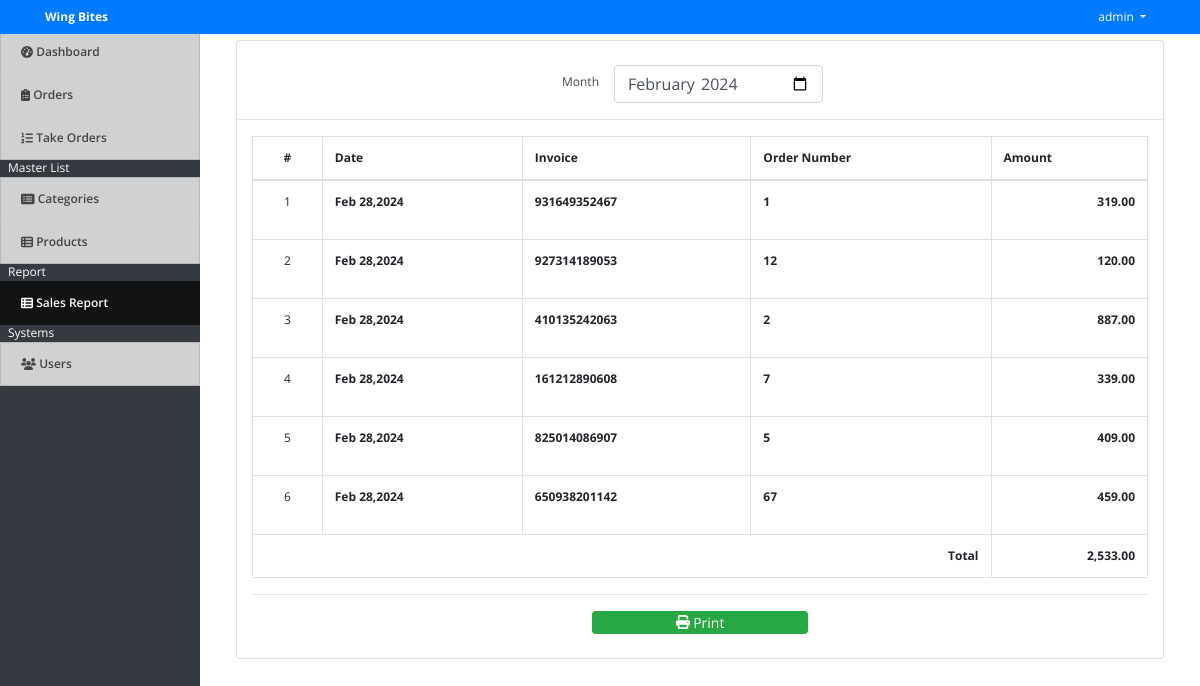
/index.php?page=sales_report (signed in), run on the app's committed database.
### tables this page shows
CREATE TABLE `orders` (
  `id` int(11) NOT NULL,
  `ref_no` varchar(50) NOT NULL,
  `total_amount` float NOT NULL,
  `amount_tendered` float NOT NULL,
  `order_number` int(30) NOT NULL,
  `date_created` datetime NOT NULL DEFAULT current_timestamp()
);

### sales_report.php (the view, shortened to what this page needs)
<?php
    include 'db_connect.php';
    $month = isset($_GET['month']) ? $_GET['month'] : date('Y-m');
?>
<div class="container-fluid">
    <div class="col-lg-12">
        <div class="card">
            <div class="card_body">
            <div class="row justify-content-center pt-4">
                <label for="" class="mt-2">Month</label>
                <div class="col-sm-3">
                    <input type="month" name="month" id="month" value="<?php echo $month ?>" class="form-control">
                </div>
            </div>
            <hr>
            <div class="col-md-12">
                <table class="table table-bordered" id='report-list'>
                    <thead>
                        <tr>
                            <th class="text-center">#</th>
                            <th class="">Date</th>
                            <th class="">Invoice</th>
                            <th class="">Order Number</th>
                            <th class="">Amount</th>
                        </tr>
                    </thead>
                    <tbody>
			          <?php
                      $i = 1;
                      $total = 0;
                      $sales = $conn->query("SELECT * FROM orders where amount_tendered > 0 and date_format(date_created,'%Y-%m') = '$month' order by unix_timestamp(date_created) asc ");
                      if($sales->num_rows > 0):
			          while($row = $sales->fetch_array()):
                        $total += $row['total_amount'];
			          ?>
			          <tr>
                        <td class="text-center"><?php echo $i++ ?></td>
                        <td>
                            <p> <b><?php echo date("M d,Y",strtotime($row['date_created'])) ?></b></p>
                        </td>
                        <td>
                            <p> <b><?php echo $row['amount_tendered'] > 0 ? $row['ref_no'] : 'N/A' ?></b></p>
                        </td>
                        <td>
                            <p> <b><?php echo $row['order_number'] ?></b></p>
                        </td>
                        <td>
                            <p class="text-right"> <b><?php echo number_format($row['total_amount'],2) ?></b></p>
                        </td>
                    </tr>
                    <?php
                        endwhile;
                        else:
                    ?>
                    <tr>
                            <th class="text-center" colspan="5">No Data.</th>
                    </tr>
                    <?php
                        endif;
                    ?>
			        </tbody>
                    <tfoot>
                        <tr>
                            <th colspan="4" class="text-right">Total</th>
                            <th class="text-right"><?php echo number_format($total,2) ?></th>
                        </tr>
                    </tfoot>
                </table>
                <hr>
                <div class="col-md-12 mb-4">
                    <center>
                        <button class="btn btn-success btn-sm col-sm-3" type="button" id="print"><i class="fa fa-print"></i> Print</button>
                    </center>
                </div>
            </div>
            </div>
        </div>
    </div>
</div>

### assets/css/style.css (style rules this page uses)
body { font-family: "Open Sans", sans-serif; color: #444444; width: 100%; height: calc(100%); font-size: 12px; }
.justify-content-center { justify-content: center !important; }
.btn-sm { padding: .0001rem .2rem; }

### index.php (style rules this page uses)
body { background-image: url('pic/wb1.jpg'); background-repeat: no-repeat; background-attachment: fixed; background-size: 100% 100%; }

### data on the page
orders: date_created "Feb 28,2024", ref_no "931649352467", order_number "1", total_amount "319.00"
orders: date_created "Feb 28,2024", ref_no "927314189053", order_number "12", total_amount "120.00"
orders: date_created "Feb 28,2024", ref_no "410135242063", order_number "2", total_amount "887.00"
orders: date_created "Feb 28,2024", ref_no "161212890608", order_number "7", total_amount "339.00"
orders: date_created "Feb 28,2024", ref_no "825014086907", order_number "5", total_amount "409.00"
orders: date_created "Feb 28,2024", ref_no "650938201142", order_number "67", total_amount "459.00"

### other printed values
$_SESSION['login_name'] "admin"
$total "2,533.00"
